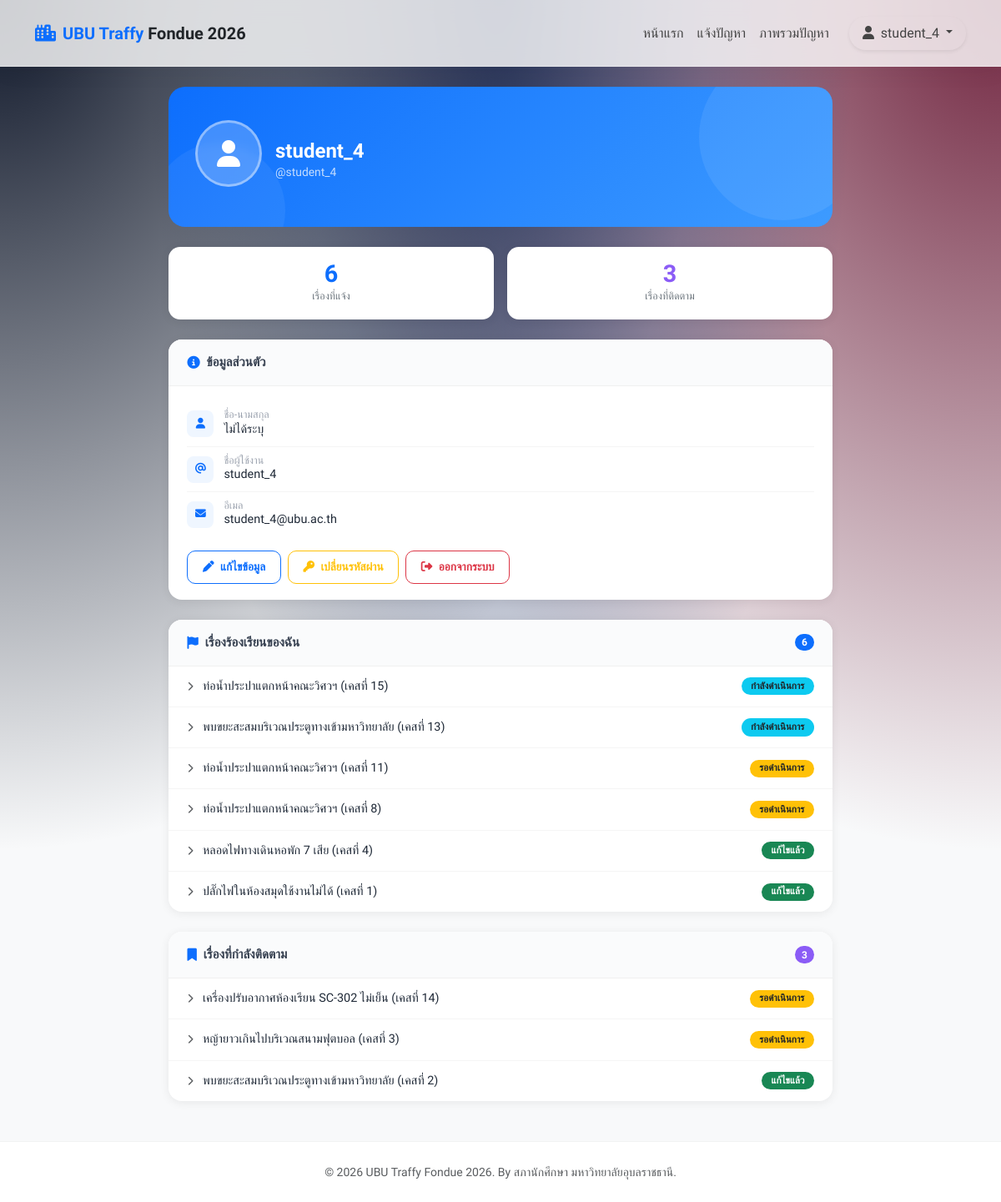
Screenshot of /profile/ (signed in) with the database file from the repository.
### core/models.py (models this page shows, shortened)
class Case(models.Model):
    STATUS_CHOICES = [
        ('pending', 'รอดำเนินการ'),
        ('in_progress', 'กำลังดำเนินการ'),
        ('resolved', 'แก้ไขแล้ว'),
    ]
    CATEGORY_CHOICES = [
        ('electrical', 'ไฟฟ้า'),
        ('water_supply', 'ประปา'),
        ('road_damage', 'ถนน/ทางเท้า'),
        ('other', 'อื่นๆ'),
    ]
    title = models.CharField(max_length=200)
    description = models.TextField()
    status = models.CharField(max_length=20, choices=STATUS_CHOICES, default='pending')
    category = models.CharField(max_length=50, choices=CATEGORY_CHOICES)
    reporter = models.ForeignKey(User, on_delete=models.CASCADE, related_name='reported_cases')
    created_at = models.DateTimeField(auto_now_add=True)
    updated_at = models.DateTimeField(auto_now=True)
    image_file = models.ImageField(upload_to='case_images/', blank=True, null=True)

### core/views.py (the view)
# urls.py: path('profile/', views.profile_view, name='profile'),
@login_required
def profile_view(request):
    my_cases = Case.objects.filter(reporter=request.user).order_by('-created_at')
    following_cases = Case.objects.filter(followers__user=request.user).order_by('-created_at')
    context = {
        'my_cases': my_cases,
        'following_cases': following_cases,
    }
    return render(request, 'core/profile.html', context)

### core/templates/core/profile.html (shortened to what this page needs)
{% extends 'core/base.html' %}
{% block content %}
<div class="container py-4" style="max-width: 820px;">
    <div class="profile-hero">
        <div class="d-flex align-items-center gap-3" style="position:relative; z-index:1;">
            <div class="avatar-circle">
                <i class="fa-solid fa-user"></i>
            </div>
            <div>
                <h4 class="fw-bold mb-0">
                    {{ request.user.get_full_name|default:request.user.username }}
                </h4>
                <p class="mb-0 opacity-75" style="font-size:0.87rem;">
                    @{{ request.user.username }}
                </p>
            </div>
        </div>
    </div>
    <div class="row g-3 mb-4">
        <div class="col-6 col-md-6">
            <div class="stat-card">
                <div class="stat-number text-primary">{{ my_cases|length }}</div>
                <div class="stat-label">เรื่องที่แจ้ง</div>
            </div>
        </div>
        <div class="col-6 col-md-6">
            <div class="stat-card">
                <div class="stat-number" style="color:#8b5cf6;">{{ following_cases|length }}</div>
                <div class="stat-label">เรื่องที่ติดตาม</div>
            </div>
        </div>
    </div>
    <div class="info-card">
        <div class="info-card-header">
            <i class="fa-solid fa-circle-info"></i> ข้อมูลส่วนตัว
        </div>
        <div class="info-card-body pb-0">
            <div class="info-row">
                <div class="info-icon"><i class="fa-solid fa-user"></i></div>
                <div class="flex-grow-1">
                    <div class="info-label">ชื่อ-นามสกุล</div>
                    <div class="info-value">{{ request.user.get_full_name|default:"ไม่ได้ระบุ" }}</div>
                </div>
            </div>
            <div class="info-row">
                <div class="info-icon"><i class="fa-solid fa-at"></i></div>
                <div class="flex-grow-1">
                    <div class="info-label">ชื่อผู้ใช้งาน</div>
                    <div class="info-value">{{ request.user.username }}</div>
                </div>
            </div>
            <div class="info-row">
                <div class="info-icon"><i class="fa-solid fa-envelope"></i></div>
                <div class="flex-grow-1">
                    <div class="info-label">อีเมล</div>
                    <div class="info-value">{{ request.user.email|default:"ไม่ได้ระบุ" }}</div>
                </div>
            </div>
        </div>
        <div class="info-card-body pt-3 d-flex flex-wrap gap-2">
            <a href="{% url 'edit_profile' %}" class="btn btn-outline-primary btn-action">
                <i class="fa-solid fa-pen me-1"></i> แก้ไขข้อมูล
            </a>
            <a href="{% url 'change_password' %}" class="btn btn-outline-warning btn-action">
                <i class="fa-solid fa-key me-1"></i> เปลี่ยนรหัสผ่าน
            </a>
            <form method="post" action="{% url 'logout' %}" class="d-inline">
                <button type="submit" class="btn btn-outline-danger btn-action">
                    <i class="fa-solid fa-right-from-bracket me-1"></i> ออกจากระบบ
                </button>
            </form>
        </div>
    </div>
    <div class="info-card">
        <div class="info-card-header">
            <i class="fa-solid fa-flag"></i> เรื่องร้องเรียนของฉัน
            <span class="badge bg-primary rounded-pill ms-auto" style="font-size:0.75rem;">{{ my_cases|length }}</span>
        </div>
        {% if my_cases %}
            {% for case in my_cases %}
            <div class="case-item">
                <a href="{% url 'case_detail' case.id %}">
                    <i class="fa-solid fa-chevron-right me-2 text-muted" style="font-size:0.7rem;"></i>
                    {{ case.title }}
                </a>
                <span class="badge badge-status
                    {% if case.status == 'pending' %}bg-warning text-dark
                    {% elif case.status == 'in_progress' %}bg-info text-dark
                    {% elif case.status == 'resolved' %}bg-success
                    {% else %}bg-secondary{% endif %}">
                    {{ case.get_status_display }}
                </span>
            </div>
            {% endfor %}
        {% endif %}
    </div>
    <div class="info-card">
        <div class="info-card-header">
            <i class="fa-solid fa-bookmark"></i> เรื่องที่กำลังติดตาม
            <span class="badge rounded-pill ms-auto" style="background:#8b5cf6; font-size:0.75rem;">{{ following_cases|length }}</span>
        </div>
        {% if following_cases %}
            {% for case in following_cases %}
            <div class="case-item">
                <a href="{% url 'case_detail' case.id %}">
                    <i class="fa-solid fa-chevron-right me-2 text-muted" style="font-size:0.7rem;"></i>
                    {{ case.title }}
                </a>
                <span class="badge badge-status
                    {% if case.status == 'pending' %}bg-warning text-dark
                    {% elif case.status == 'in_progress' %}bg-info text-dark
                    {% elif case.status == 'resolved' %}bg-success
                    {% else %}bg-secondary{% endif %}">
                    {{ case.get_status_display }}
                </span>
            </div>
            {% endfor %}
        {% else %}
            <div class="empty-state">
                <i class="fa-regular fa-bell-slash"></i>
                <p class="mb-0 fw-medium" style="color:#6b7280;">ยังไม่ได้ติดตามเรื่องใดเลย</p>
            </div>
        {% endif %}
    </div>
</div>
{% endblock %}

### core/templates/core/base.html (shortened to what this page needs)
{% load static %}
<!DOCTYPE html>
<html lang="th">
<head>
    <link href="https://cdn.jsdelivr.net/npm/bootstrap@5.3.0/dist/css/bootstrap.min.css" rel="stylesheet">
    <link rel="stylesheet" href="https://cdnjs.cloudflare.com/ajax/libs/font-awesome/6.4.0/css/all.min.css">
    <link rel="stylesheet" href="{% static 'css/style.css' %}">
</head>
<body>
    <nav class="navbar navbar-expand-lg fixed-top navbar-glass">
        <div class="container">
            <a class="navbar-brand fw-bold text-primary" href="/">
                <i class="fa-solid fa-city me-2"></i>UBU Traffy <span class="text-dark">Fondue 2026</span>
            </a>
            <div class="collapse navbar-collapse" id="navbarNav">
                <ul class="navbar-nav ms-auto align-items-center">
                    <li class="nav-item">
                        <a class="nav-link {% if request.resolver_match.url_name == 'home' %}active{% endif %}" href="{% url 'home' %}">หน้าแรก</a>
                    </li>
                    <li class="nav-item">
                        <a class="nav-link {% if request.resolver_match.url_name == 'create_case' %}active{% endif %}" href="{% url 'create_case' %}">แจ้งปัญหา</a>
                    </li>
                    <li class="nav-item">
                        <a class="nav-link {% if request.resolver_match.url_name == 'public_dashboard' %}active{% endif %}" href="{% url 'public_dashboard' %}">ภาพรวมปัญหา</a>
                    </li>
                    {% if user.is_authenticated %}
                    <li class="nav-item dropdown ms-lg-3">
                        <a class="nav-link dropdown-toggle btn btn-light text-primary rounded-pill px-3 shadow-sm" href="#" id="navbarDropdown" role="button" data-bs-toggle="dropdown" aria-expanded="false">
                            <i class="fa-solid fa-user me-1"></i> {{ user.username }}
                        </a>
                    </li>
                    {% endif %}
                </ul>
            </div>
        </div>
    </nav>
    <main class="main-content">
        {% block content %}
        {% endblock %}
    </main>
    <footer class="footer mt-auto py-4">
        <div class="container text-center">
            <span class="text-muted small">© 2026 UBU Traffy Fondue 2026. By สภานักศึกษา มหาวิทยาลัยอุบลราชธานี.</span>
        </div>
    </footer>
</body>
</html>

### static/css/style.css (style rules this page uses)
:root { --primary-color: #4361ee; --secondary-color: #3f37c9; --accent-color: #4cc9f0; --bg-color: #f8f9fa; --text-color: #2b2d42; --font-main: 'Prompt', sans-serif; --navbar-height: 80px; }
body { font-family: var(--font-main); background-color: var(--bg-color); color: var(--text-color); background-image: radial-gradient(at 0% 0%, hsla(222,47%,11%,1) 0, transparent 50%), radial-gradient(at 50% 0%, hsla(225,39%,30%,1) 0, transparent 50%), radial-gradient(at 100% 0%, hsla(339,49%,30%,1) 0, transparent 50%); background-attachment: fixed; background-size: cover; min-height: 100vh; }
.main-content { padding-top: var(--navbar-height); min-height: 85vh; }
.navbar-glass { background: rgba(255, 255, 255, 0.8); backdrop-filter: blur(12px); -webkit-backdrop-filter: blur(12px); border-bottom: 1px solid rgba(255, 255, 255, 0.3); box-shadow: 0 4px 30px rgba(0, 0, 0, 0.05); transition: all 0.3s ease; position: fixed; top: 0; left: 0; width: 100%; z-index: 1000; height: var(--navbar-height); display: flex; align-items: center; }
.nav-link { color: #444 !important; font-weight: 500; transition: color 0.3s; }
.footer { background: white; border-top: 1px solid rgba(0,0,0,0.05); padding: 3rem 0; color: #6c757d; }

### core/templates/core/profile.html (style rules this page uses)
.profile-hero { background: linear-gradient(135deg, #0d6efd 0%, #3d9bff 100%); border-radius: 20px; padding: 2.5rem 2rem 2rem; color: white; position: relative; overflow: hidden; margin-bottom: 1.5rem; }
.profile-hero::before { content: ''; position: absolute; top: -40px; right: -40px; width: 200px; height: 200px; background: rgba(255,255,255,0.08); border-radius: 50%; }
.profile-hero::after { content: ''; position: absolute; bottom: -60px; left: -20px; width: 160px; height: 160px; background: rgba(255,255,255,0.06); border-radius: 50%; }
.avatar-circle { width: 80px; height: 80px; border-radius: 50%; background: rgba(255,255,255,0.2); display: flex; align-items: center; justify-content: center; font-size: 2rem; border: 3px solid rgba(255,255,255,0.4); backdrop-filter: blur(6px); margin-bottom: 1rem; flex-shrink: 0; }
.stat-card { background: white; border-radius: 14px; padding: 1.1rem 1rem; text-align: center; box-shadow: 0 2px 12px rgba(0,0,0,0.07); border: none; transition: transform 0.2s ease, box-shadow 0.2s ease; }
.stat-number { font-size: 1.8rem; font-weight: 700; line-height: 1; margin-bottom: 0.25rem; }
.stat-label { font-size: 0.78rem; color: #6c757d; font-weight: 500; }
.info-card { background: white; border-radius: 16px; box-shadow: 0 2px 12px rgba(0,0,0,0.07); border: none; overflow: hidden; margin-bottom: 1.5rem; }
.info-card-header { padding: 1rem 1.4rem; border-bottom: 1px solid #f0f0f0; background: #fafbfc; font-weight: 600; font-size: 0.95rem; color: #374151; display: flex; align-items: center; gap: 0.5rem; }
.info-card-header i { color: #0d6efd; }
.info-card-body { padding: 1.2rem 1.4rem; }
.info-row { display: flex; align-items: center; gap: 0.75rem; padding: 0.6rem 0; border-bottom: 1px solid #f5f5f5; font-size: 0.9rem; }
.info-row:last-child { border-bottom: none; }
.info-row .info-icon { width: 32px; height: 32px; border-radius: 8px; background: #eff6ff; display: flex; align-items: center; justify-content: center; color: #0d6efd; font-size: 0.8rem; flex-shrink: 0; }
.info-row .info-label { color: #9ca3af; font-size: 0.78rem; line-height: 1; }
.info-row .info-value { font-weight: 500; color: #1f2937; }
.btn-action { border-radius: 10px; font-weight: 600; font-size: 0.85rem; padding: 0.55rem 1.1rem; transition: all 0.2s ease; }
.case-item { display: flex; align-items: center; justify-content: space-between; padding: 0.85rem 1.4rem; border-bottom: 1px solid #f5f5f5; transition: background 0.15s ease; gap: 0.75rem; }
.case-item:last-child { border-bottom: none; }
.case-item a { text-decoration: none; color: #1f2937; font-weight: 500; font-size: 0.9rem; flex: 1; line-height: 1.4; }
.badge-status { border-radius: 20px; font-size: 0.72rem; padding: 0.3rem 0.7rem; font-weight: 600; white-space: nowrap; flex-shrink: 0; }

### rows the page displays
Case: title "ท่อน้ำประปาแตกหน้าคณะวิศวฯ (เคสที่ 15)", status "กำลังดำเนินการ"
Case: title "พบขยะสะสมบริเวณประตูทางเข้ามหาวิทยาลัย (เคสที่ 13)", status "กำลังดำเนินการ"
Case: title "ท่อน้ำประปาแตกหน้าคณะวิศวฯ (เคสที่ 11)", status "รอดำเนินการ"
Case: title "ท่อน้ำประปาแตกหน้าคณะวิศวฯ (เคสที่ 8)", status "รอดำเนินการ"
Case: title "หลอดไฟทางเดินหอพัก 7 เสีย (เคสที่ 4)", status "แก้ไขแล้ว"
Case: title "ปลั๊กไฟในห้องสมุดใช้งานไม่ได้ (เคสที่ 1)", status "แก้ไขแล้ว"
Case: title "เครื่องปรับอากาศห้องเรียน SC-302 ไม่เย็น (เคสที่ 14)", status "รอดำเนินการ"
Case: title "หญ้ายาวเกินไปบริเวณสนามฟุตบอล (เคสที่ 3)", status "รอดำเนินการ"
Case: title "พบขยะสะสมบริเวณประตูทางเข้ามหาวิทยาลัย (เคสที่ 2)", status "แก้ไขแล้ว"

### other values shown
{{ user.username }} "student_4"
{{ request.user.get_full_name|default:request.user.username }} "student_4"
{{ request.user.username }} "student_4"
{{ my_cases|length }} "6"
{{ following_cases|length }} "3"
{{ request.user.get_full_name|default:"ไม่ได้ระบุ" }} "ไม่ได้ระบุ"
{{ request.user.email|default:"ไม่ได้ระบุ" }} "student_4@ubu.ac.th"
